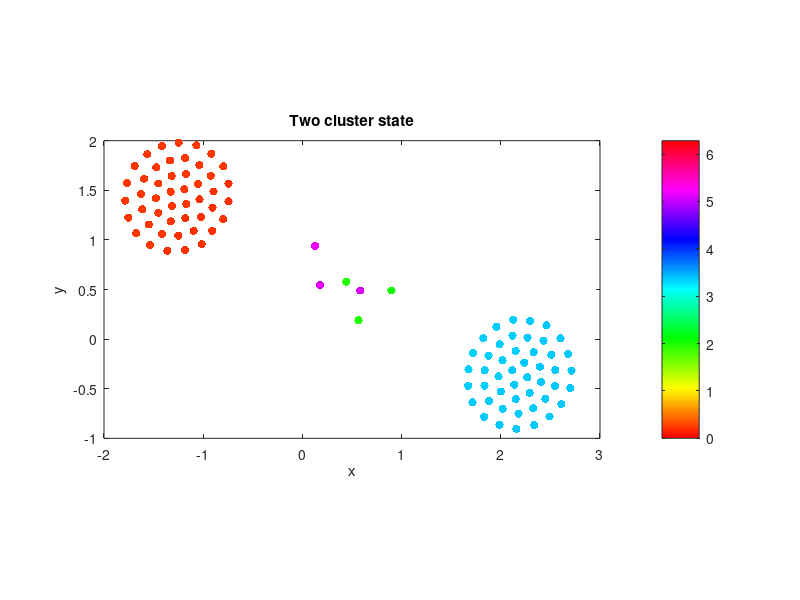

Recreate this plot in MATLAB. (Note: this script raises an error after producing the figure.)
clear
clc

load('gamma1_0.67_gamma2_-0.33_N_100_K_-0.5_J_0.8.mat');

N = data.N;
x = data.yData(1:N);
y = data.yData(N+1:2*N);
c = data.yData(2*N+1:end);

figure(1)
colormap(hsv(256));
scatter(x,y,[],c,'filled');
title('Two cluster state');
box on
caxis([0 2*pi]);
daspect([1 1 1]);
xlabel('x');
ylabel('y');

%obj = colorbar('XTickLabel',{'0','\pi/4','\pi/2','3\pi/4','\pi','5\pi/4','3\pi/2','7\pi/4','2\pi'},'XTick',0:pi/4:2*pi);
obj = colorbar;
obj.TickLabelInterpreter = 'latex';
obj.XTickLabel = {'$0$','$\frac{\pi}{4}$','$\frac{\pi}{2}$','$\frac{3\pi}{4}$','$\pi$','$\frac{5\pi}{4}$','$\frac{3\pi}{2}$','$\frac{7\pi}{4}$','$2\pi$'};
obj.XTick = 0:pi/4:2*pi;
obj.FontSize = 13;